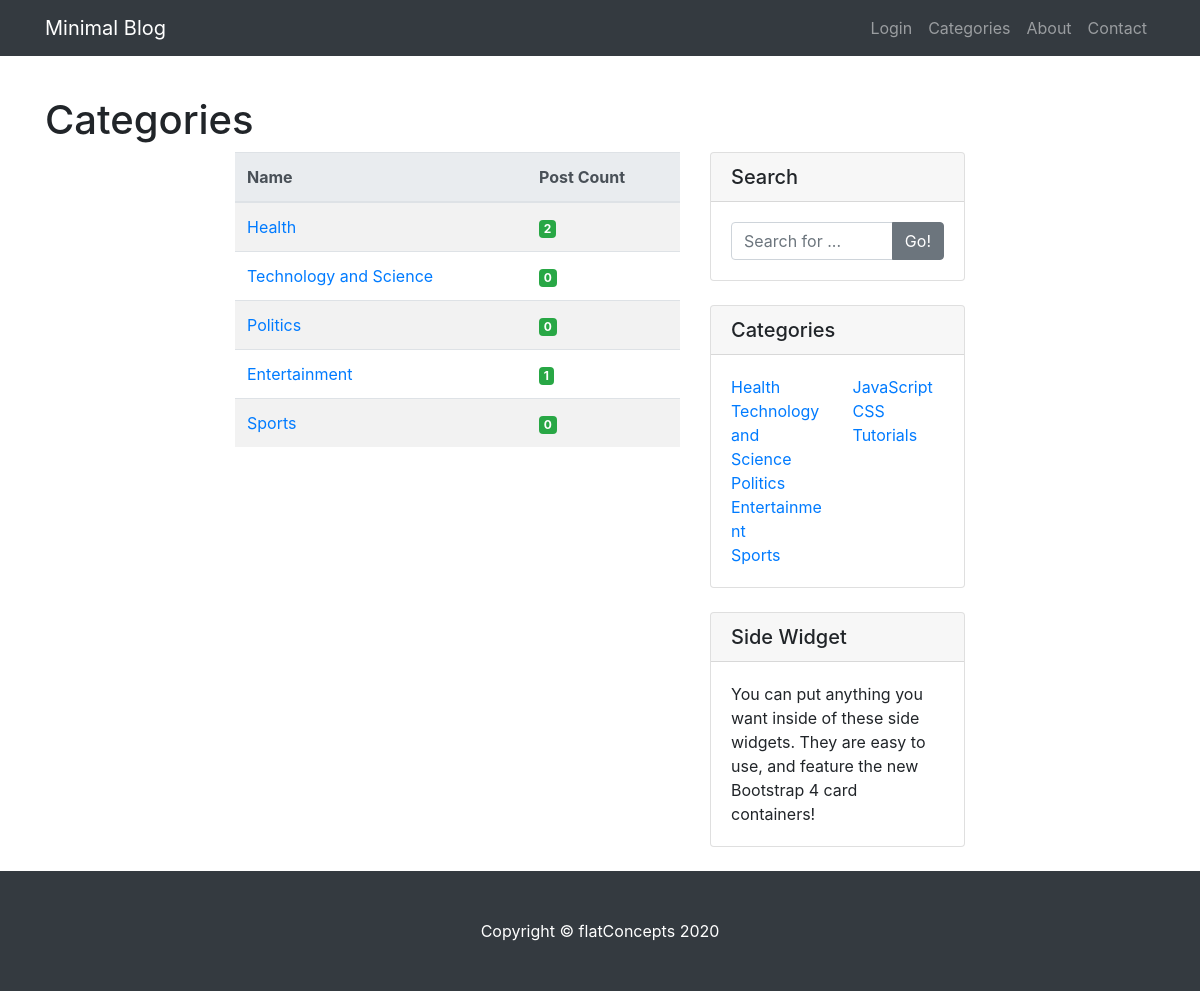
Page /categories/ on the committed database.
### models.py (models this page shows, shortened)
class Category(db.Model, UserMixin):
    __tablename__ = 'categories'
    id = db.Column(db.Integer,
                   primary_key=True)
    name = db.Column(db.String,
                     nullable=False,
                     unique=True)
    description = db.Column(db.Text,
                            unique=False,
                            nullable=False)
    members = db.relationship('Post', backref=db.backref('category'))

### app.py (the view)
@app.route('/categories/')
def categories():
    search = searchForm()
    categories = Category.query.all()
    lengths = {i.name:len(list(filter(lambda x: x.published, i.members))) for i in categories}
    return render_template('categories.html', categories=categories, lengths=lengths, search=search)

### forms.py
class searchForm(FlaskForm):
    field = StringField()
    go = SubmitField('Go!')

### templates/categories.html (shortened to what this page needs)
{% extends 'base.html' %}
{% block content %}
    <div class="container" , style="margin-top: 40px;">
    <h1>Categories</h1>
    <div class="row">
        <div class="col-lg-2"></div>
        <div class="col-lg-5 mb-4">
            <table class="table table-striped">
                <thead class="thead-light">
                    <tr>
                        <th>Name</th>
                        <th>Post Count</th>
                    </tr>
                </thead>
                <tbody>
                    {% for category in categories  %}
                        <tr>
                            <td><a href="/category/{{ category.id }}"> {{ category.name }}</a> </td>
                            <td> <span class="badge badge-success"> {{ lengths[category.name] }}</span> </td>
                        </tr>
                    {% endfor %}
                </tbody>
            </table>
        </div>
        <div class="col-md-3">
            <div class="card mb-4">
                <h5 class="card-header">Search</h5>
                <div class="card-body">
                    <form action="{{ url_for('search') }}" method="GET">
                        <div class="input-group">
                            {{ search.field(placeholder = 'Search for ...', class = 'form-control')}}
                            <span class="input-group-append">
                                {{ search.go( class = 'btn btn-secondary') }}
                            </span>
                        </div>
                    </form>
                </div>
            </div>
            <div class="card my-4">
                <h5 class="card-header">Categories</h5>
                <div class="card-body">
                    <div class="row">
                        <div class="col-lg-6">
                            <ul class="list-unstyled mb-0">
                                {% for category in categories %}
                                <li>
                                    <a href="/category/{{ category.id }}">{{ category.name }}</a>
                                </li>
                                {% endfor %}
                            </ul>
                        </div>
                        <div class="col-lg-6">
                            <ul class="list-unstyled mb-0">
                                <li>
                                    <a href="#">JavaScript</a>
                                </li>
                                <li>
                                    <a href="#">CSS</a>
                                </li>
                                <li>
                                    <a href="#">Tutorials</a>
                                </li>
                            </ul>
                        </div>
                    </div>
                </div>
            </div>
            <div class="card my-4">
                <h5 class="card-header">Side Widget</h5>
                <div class="card-body">
                    You can put anything you want inside of these side widgets. They are easy to use, and feature the
                    new Bootstrap 4 card containers!
                </div>
            </div>
        </div>
        <div class="col-lg-2"></div>
    </div>
    </div>
{% endblock %}

### static/css/main.css (style rules this page uses)
body { padding-top: 56px; }

### rows in the picture
Category: name "Health", name "2"
Category: name "Technology and Science", name "0"
Category: name "Politics", name "0"
Category: name "Entertainment", name "1"
Category: name "Sports", name "0"
